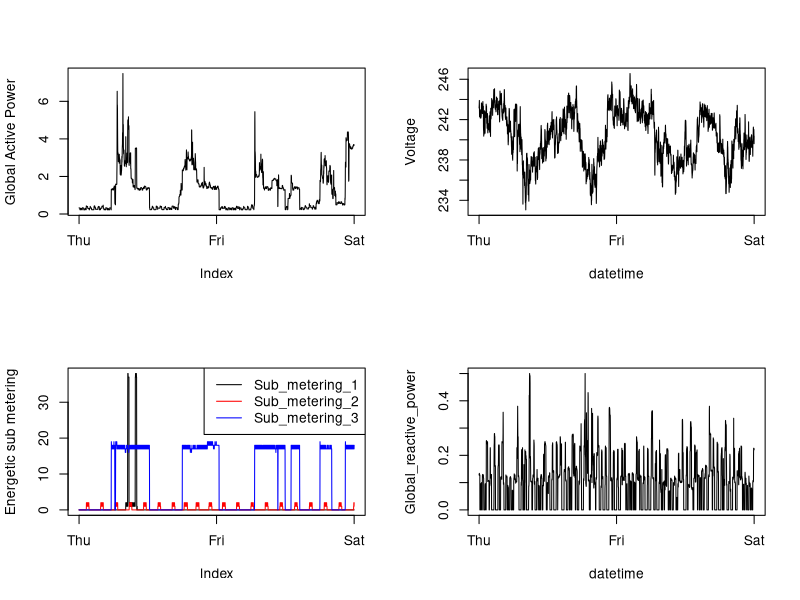

Source code (R):
# read data from data range
df <- read.csv2("household_power_consumption2.txt", stringsAsFactors = FALSE)

# get number of x labels
l <- length(df[[1]])

# 2x2 plots
par(mfrow=c(2,2))

# convert to numeric
vs <- as.numeric(df$Global_active_power)

# plot without x labels
plot( vs,type="l",xaxt="n", ylab="Global Active Power")

# set x labels
axis(1,at=c(1,l/2,l), labels=c("Thu", "Fri", "Sat"))

# convert to numeric
vs <- as.numeric(df$Voltage)

# plot without x labels
plot(vs,type="l",xaxt="n", ylab="Voltage", xlab="datetime")

# set x labels
axis(1,at=c(1,l/2,l), labels=c("Thu", "Fri", "Sat"))

# convert to numeric
vs <- as.numeric(df$Sub_metering_1)

# plot without x labels
plot(vs,type="l",xaxt="n", ylab="Energetic sub metering")

# set x labels
axis(1,at=c(1,l/2,l), labels=c("Thu", "Fri", "Sat"))

# plot 2. metering
vs <- as.numeric(df$Sub_metering_2)
lines(1:l, vs, col="Red")

# plot 3. metering
vs <- as.numeric(df$Sub_metering_3)
lines(1:l, vs, col="Blue")

# draw legend
legend("topright", legend=c("Sub_metering_1", "Sub_metering_2", "Sub_metering_3"), lty=c(1,1,1), col=c("Black", "Red", "Blue"))

# convert to numeric
vs <- as.numeric(df$Global_reactive_power)

# plot without x labels
plot(vs,type="l",xaxt="n", ylab="Global_reactive_power", xlab="datetime")

# set x labels
axis(1,at=c(1,l/2,l), labels=c("Thu", "Fri", "Sat"))

dev.copy(png, file="plot4.png")
dev.off()
